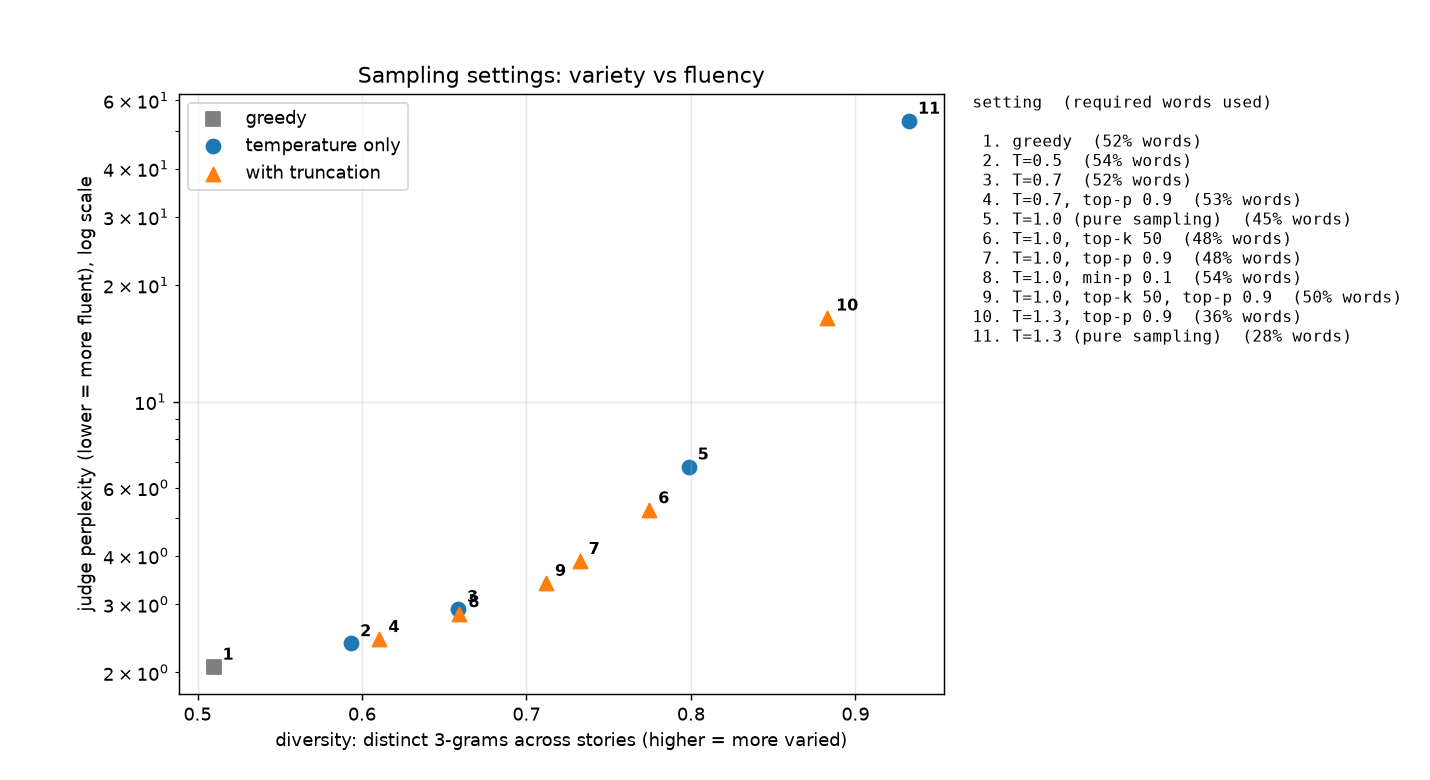

The script that saved this image:
"""
Which sampling settings write the best stories? Greedy vs temperature vs top-k / top-p / min-p.

    python -m experiments.sampling_sweep --ckpt checkpoints/sft-small-llama-s1.pt --n 200

Every setting answers the SAME instructions with the SAME seeds, and is scored on:

    word inclusion   share of the required words used (instruction following, higher = better)
    repetition       share of a story's 4-word sequences that already appeared earlier in that
                     story ("the dog was happy. the dog was happy."), lower = better
    diversity        distinct 3-word sequences / all 3-word sequences, across all stories of the
                     setting. Low = every story sounds the same. Higher = more varied
    judge ppl        perplexity of the story under a SEPARATE model (the pretrained mini-LLaMA,
                     never instruction-tuned): how natural the text looks to a model of
                     TinyStories. Lower = more fluent. Very low often means bland and repetitive;
                     high means incoherent
    stopped          share of stories that ended on their own (vs hitting the token limit)

The trade-off it shows: low temperature -> fluent but repetitive and samey; high temperature
-> varied but incoherent. Truncation (top-k / top-p / min-p) cuts off the unlikely tail of the
distribution, which is where incoherent tokens come from, so it allows a higher temperature
(more variety) before the text falls apart.

Generation runs through the BatchEngine (continuous batching): ~5x faster than one at a
time, with exactly the same outputs (tests/test_batching.py).
"""

import argparse
import json
import math
import os
import statistics

import torch

from experiments.eval_instruct import load_examples, word_present
from inference.batching import BatchEngine, Sequence
from inference.generate import Generator
from inference.sampling import SamplingParams

# (label, settings). Ordered from "no randomness" to "a lot of randomness".
SETTINGS = [
    ("greedy", dict(temperature=0)),
    ("T=0.5", dict(temperature=0.5)),
    ("T=0.7", dict(temperature=0.7)),
    ("T=0.7, top-p 0.9", dict(temperature=0.7, top_p=0.9)),
    ("T=1.0 (pure sampling)", dict(temperature=1.0)),
    ("T=1.0, top-k 50", dict(temperature=1.0, top_k=50)),
    ("T=1.0, top-p 0.9", dict(temperature=1.0, top_p=0.9)),
    ("T=1.0, min-p 0.1", dict(temperature=1.0, min_p=0.1)),
    ("T=1.0, top-k 50, top-p 0.9", dict(temperature=1.0, top_k=50, top_p=0.9)),
    ("T=1.3, top-p 0.9", dict(temperature=1.3, top_p=0.9)),
    ("T=1.3 (pure sampling)", dict(temperature=1.3)),
]


def words(text):
    return text.lower().split()


def repetition(text, n=4):
    """Share of n-grams that already occurred earlier in the same text."""
    w = words(text)
    grams = [tuple(w[i:i + n]) for i in range(len(w) - n + 1)]
    return 1 - len(set(grams)) / len(grams) if grams else 0.0


def diversity(texts, n=3):
    """Distinct n-grams / all n-grams, pooled over every text."""
    grams = [tuple(w[i:i + n]) for t in texts for w in [words(t)] for i in range(len(w) - n + 1)]
    return len(set(grams)) / len(grams) if grams else 0.0


@torch.inference_mode()
def judge_ppl(judge: Generator, texts):
    """Perplexity of each story under the judge model, as a fresh story (after <|endoftext|>)."""
    nll, count = 0.0, 0
    block = judge.model.cfg.block_size
    for t in texts:
        ids = [judge.tok.eot_id] + judge.tok.encode_ordinary(t)
        ids = ids[:block + 1]
        if len(ids) < 2:
            continue
        x, y = torch.tensor([ids[:-1]]), torch.tensor([ids[1:]])
        logits, _ = judge.model(x, y)
        nll += torch.nn.functional.cross_entropy(logits[0], y[0], reduction="sum").item()
        count += y.numel()
    return math.exp(nll / count)


def generate_all(gen, examples, params, max_batch):
    engine = BatchEngine(gen, max_batch)
    seqs = []
    for i, ex in enumerate(examples):
        p = SamplingParams(**{**params.__dict__, "seed": i})  # same seed per instruction in every setting
        seqs.append(Sequence(gen.encode_prompt(ex["instruction"], chat=True), p))
        engine.add(seqs[-1])
    while engine.has_work():
        for _, kind, value in engine.step():
            assert kind != "error", value
    return [s.result for s in seqs]


def plot(rows, path):
    """Diversity vs fluency: one point per setting. Up-left is the goal (varied AND fluent)."""
    import matplotlib
    matplotlib.use("Agg")
    import matplotlib.pyplot as plt

    fig, ax = plt.subplots(figsize=(11, 6))
    fig.subplots_adjust(right=0.66)  # room for the numbered key on the right
    key = []
    for i, r in enumerate(rows):
        family = ("greedy" if r["temperature"] == 0 else "temperature only"
                  if not any(r.get(k) for k in ("top_k", "top_p", "min_p")) else "with truncation")
        style = {"greedy": ("s", "tab:gray"), "temperature only": ("o", "tab:blue"),
                 "with truncation": ("^", "tab:orange")}[family]
        ax.scatter(r["diversity"], r["judge_ppl"], marker=style[0], color=style[1], s=60,
                   label=family if family not in ax.get_legend_handles_labels()[1] else None)
        # points are numbered; the key on the right says which setting each number is
        # (names next to the points overlap where settings land close together)
        ax.annotate(str(i + 1), (r["diversity"], r["judge_ppl"]), textcoords="offset points",
                    xytext=(5, 4), fontsize=9, fontweight="bold")
        key.append(f"{i + 1:>2}. {r['setting']}  ({r['word_inclusion']:.0%} words)")
    ax.set_yscale("log")
    ax.set_xlabel("diversity: distinct 3-grams across stories (higher = more varied)")
    ax.set_ylabel("judge perplexity (lower = more fluent), log scale")
    ax.set_title("Sampling settings: variety vs fluency")
    ax.grid(alpha=0.3)
    ax.legend(loc="upper left")
    fig.text(0.68, 0.88, "setting  (required words used)\n\n" + "\n".join(key),
             va="top", fontsize=9, family="monospace")
    fig.savefig(path, dpi=130)
    print("saved", path)


def main():
    parser = argparse.ArgumentParser()
    parser.add_argument("--plot_only", action="store_true", help="redraw the plot from --out without generating")
    parser.add_argument("--plot", default="experiments/sampling_sweep.png")
    parser.add_argument("--ckpt", default="checkpoints/sft-small-llama-s1.pt")
    parser.add_argument("--judge", default="checkpoints/small-llama-s1.pt", help="pretrained model used to score fluency")
    parser.add_argument("--examples", default="data/tinystories_sft/val_examples.jsonl")
    parser.add_argument("--n", type=int, default=200)
    parser.add_argument("--max_new_tokens", type=int, default=300)
    parser.add_argument("--max_batch", type=int, default=16)
    parser.add_argument("--out", default="experiments/sampling_sweep.json")
    args = parser.parse_args()
    if args.plot_only:
        with open(args.out, encoding="utf-8") as f:
            plot(json.load(f)["results"], args.plot)
        return

    gen = Generator.from_checkpoint(args.ckpt, "cpu")
    judge = Generator.from_checkpoint(args.judge, "cpu")
    examples = load_examples(args.examples, args.n)
    print(f"{len(examples)} instructions, up to {args.max_new_tokens} tokens, model {args.ckpt}, judge {args.judge}\n")

    rows = []
    for label, settings in SETTINGS:
        params = SamplingParams(max_new_tokens=args.max_new_tokens, **settings)
        results = generate_all(gen, examples, params, args.max_batch)
        texts = [r.text for r in results]
        hits = [[word_present(w, t) for w in ex["words"]] for ex, t in zip(examples, texts)]
        row = {
            "setting": label, **settings,
            "word_inclusion": statistics.mean(sum(h) / len(h) for h in hits),
            "all_words": statistics.mean(all(h) for h in hits),
            "repetition": statistics.mean(repetition(t) for t in texts),
            "diversity": diversity(texts),
            "judge_ppl": judge_ppl(judge, texts),
            "stopped": statistics.mean(r.finish_reason == "stop" for r in results),
            "mean_tokens": statistics.mean(len(r.token_ids) for r in results),
            "example": texts[0],
        }
        rows.append(row)
        print(f"  {label:<28} words {row['word_inclusion']:6.1%}  repetition {row['repetition']:5.1%}  "
              f"diversity {row['diversity']:.3f}  judge ppl {row['judge_ppl']:5.2f}  stopped {row['stopped']:4.0%}",
              flush=True)

    print("\n| setting | required words used | all 3 words | repetition ↓ | diversity ↑ | judge perplexity | stopped |")
    print("|---|---|---|---|---|---|---|")
    for r in rows:
        print(f"| {r['setting']} | {r['word_inclusion']:.1%} | {r['all_words']:.1%} | {r['repetition']:.1%} "
              f"| {r['diversity']:.3f} | {r['judge_ppl']:.2f} | {r['stopped']:.0%} |")
    print(f"\ninstruction 1: {examples[0]['instruction']}")
    for r in rows:
        print(f"\n--- {r['setting']} ---\n{r['example'][:400]}")
    if args.out:
        os.makedirs(os.path.dirname(args.out) or ".", exist_ok=True)
        with open(args.out, "w", encoding="utf-8") as f:
            json.dump({"args": vars(args), "results": rows}, f, indent=2, ensure_ascii=False)
        print("\nsaved", args.out)
    if args.plot:
        plot(rows, args.plot)


if __name__ == "__main__":
    main()
